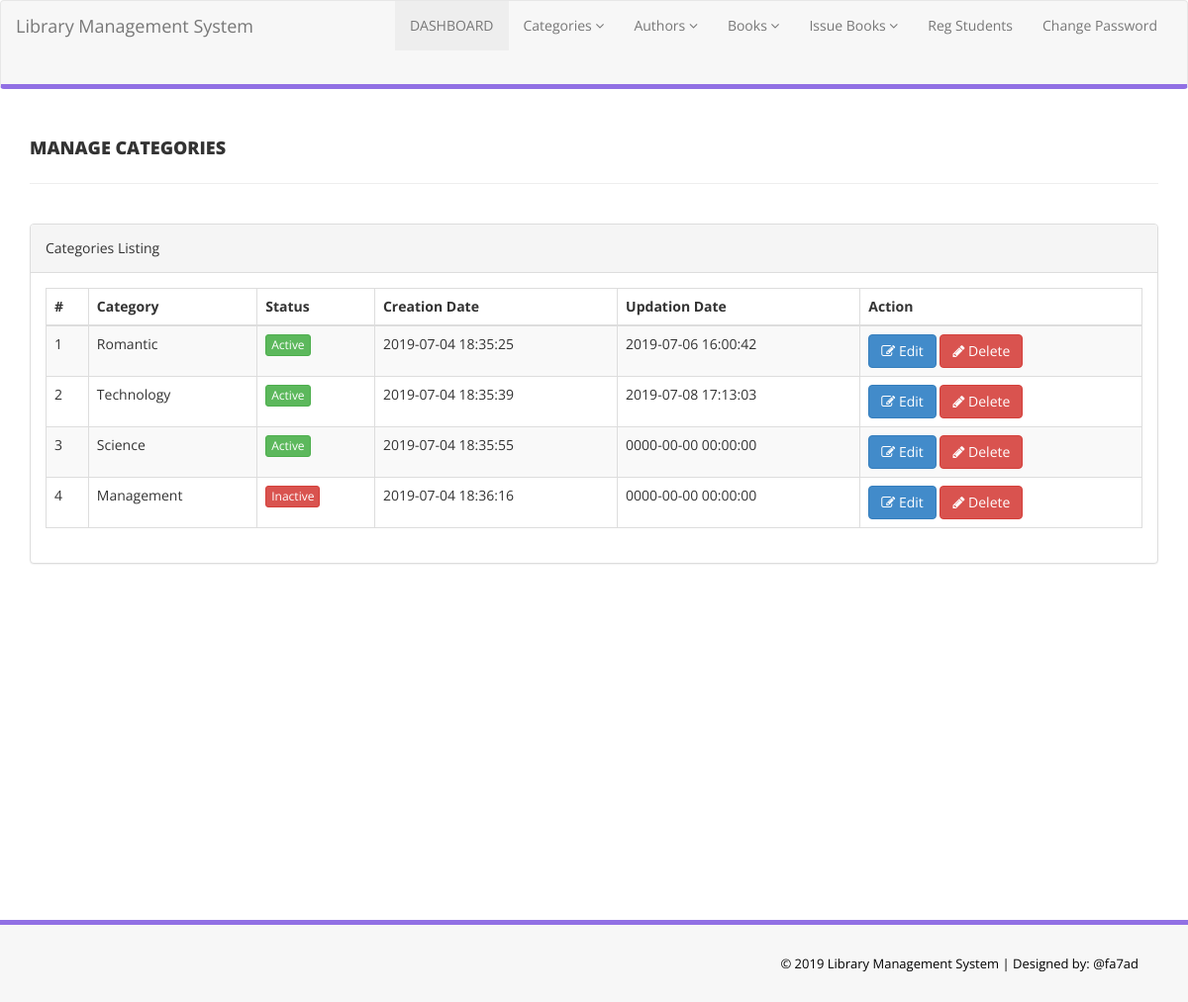
The page /app/src/admin/manage-categories.php (signed in) on the database its author committed.
### tables this page shows
CREATE TABLE `tblcategory` (
  `id` int(11) NOT NULL,
  `CategoryName` varchar(150) DEFAULT NULL,
  `Status` int(1) DEFAULT NULL,
  `CreationDate` timestamp NULL DEFAULT CURRENT_TIMESTAMP,
  `UpdationDate` timestamp NULL DEFAULT '0000-00-00 00:00:00' ON UPDATE CURRENT_TIMESTAMP
);

### app/src/admin/manage-categories.php (the view, shortened to what this page needs)
<?php
include('includes/config.php');
?>
<!DOCTYPE html>
<html lang="en">
<head>
    <link href="assets/css/bootstrap.css" rel="stylesheet" />
    <link href="assets/css/font-awesome.css" rel="stylesheet" />
    <link href="assets/js/dataTables/dataTables.bootstrap.css" rel="stylesheet" />
    <link href="assets/css/style.css" rel="stylesheet" />
</head>
<body>
    <?php include('includes/header.php'); ?>
    <div class="content-wrapper">
        <div class="container">
            <div class="row pad-botm">
                <div class="col-md-12">
                    <h4 class="header-line">Manage Categories</h4>
                </div>
                <div class="row">
                </div>
            </div>
            <div class="row">
                <div class="col-md-12">
                    <div class="panel panel-default">
                        <div class="panel-heading">
                            Categories Listing
                        </div>
                        <div class="panel-body">
                            <div class="table-responsive">
                                <table class="table table-striped table-bordered table-hover" id="dataTables-example">
                                    <thead>
                                        <tr>
                                            <th>#</th>
                                            <th>Category</th>
                                            <th>Status</th>
                                            <th>Creation Date</th>
                                            <th>Updation Date</th>
                                            <th>Action</th>
                                        </tr>
                                    </thead>
                                    <tbody>
                                        <?php $sql = "SELECT * from  tblcategory";
                                        $query = $dbh->prepare($sql);
                                        $query->execute();
                                        $results = $query->fetchAll(PDO::FETCH_OBJ);
                                        $cnt = 1;
                                        if ($query->rowCount() > 0) {
                                            foreach ($results as $result) {               ?>
                                                <tr class="odd gradeX">
                                                    <td class="center"><?php echo htmlentities($cnt); ?></td>
                                                    <td class="center"><?php echo htmlentities($result->CategoryName); ?></td>
                                                    <td class="center"><?php if ($result->Status == 1) { ?>
                                                            <a href="#" class="btn btn-success btn-xs">Active</a>
                                                        <?php } else { ?>
                                                            <a href="#" class="btn btn-danger btn-xs">Inactive</a>
                                                        <?php } ?></td>
                                                    <td class="center"><?php echo htmlentities($result->CreationDate); ?></td>
                                                    <td class="center"><?php echo htmlentities($result->UpdationDate); ?></td>
                                                    <td class="center">
                                                        <a href="edit-category.php?catid=<?php echo htmlentities($result->id); ?>"><button class="btn btn-primary"><i class="fa fa-edit "></i> Edit</button>
                                                            <a href="manage-categories.php?del=<?php echo htmlentities($result->id); ?>" onclick="return confirm('Are you sure you want to delete?');"" >  <button class=" btn btn-danger"><i class="fa fa-pencil"></i> Delete</button>
                                                    </td>
                                                </tr>
                                        <?php $cnt = $cnt + 1;
                                            }
                                        } ?>
                                    </tbody>
                                </table>
                            </div>
                        </div>
                    </div>
                </div>
            </div>
        </div>
    </div>
    <?php include('includes/footer.php'); ?>
</body>
</html>

### app/src/admin/includes/header.php (shortened to what this page needs)
<nav class="navbar navbar-default menu-section">
    <div class="container-fluid">
        <div class="navbar-header">
            <a href='/' class="navbar-brand">
                Library Management System
            </a>
        </div>
        <div class="navbar-collapse collapse ">
            <ul class="nav navbar-nav navbar-right">
                <li><a href="dashboard.php" class="menu-top-active">DASHBOARD</a></li>
                <li>
                    <a href="#" class="dropdown-toggle" id="ddlmenuItem" data-toggle="dropdown"> Categories <i class="fa fa-angle-down"></i></a>
                </li>
                <li>
                    <a href="#" class="dropdown-toggle" id="ddlmenuItem" data-toggle="dropdown"> Authors <i class="fa fa-angle-down"></i></a>
                </li>
                <li>
                    <a href="#" class="dropdown-toggle" id="ddlmenuItem" data-toggle="dropdown"> Books <i class="fa fa-angle-down"></i></a>
                </li>
                <li>
                    <a href="#" class="dropdown-toggle" id="ddlmenuItem" data-toggle="dropdown"> Issue Books <i class="fa fa-angle-down"></i></a>
                </li>
                <li><a href="reg-students.php">Reg Students</a></li>
                <li><a href="change-password.php">Change Password</a></li>
            </ul>
        </div>
    </div>
</nav>

### app/src/admin/includes/footer.php
<section class="footer-section">
    &copy; 2019 Library Management System |<a href="https://github.com/fa7ad" target="_blank"> Designed by: @fa7ad</a>
</section>

### app/src/admin/assets/css/style.css (style rules this page uses)
.content-wrapper { margin-top: 40px; min-height:800px; padding-bottom:90px; }
.header-line { font-weight:900; padding-bottom:25px; border-bottom:1px solid #eeeeee; text-transform:uppercase; }
.pad-botm { padding-bottom:30px; }
.menu-section { background-color: #f7f7f7; border-bottom:5px solid #9170E4; width:100% }
.menu-top-active { background-color:#eeeeee; }
.navbar { min-height: 90px; margin-bottom: 0px; }
.footer-section { padding:25px 50px 25px 50px; color:#000; font-size:13px; background-color: #f7f7f7; text-align:right; border-top:5px solid #9170E4; }
.footer-section a, .footer-section a:hover { color:#000; }

### rows shown on the page
tblcategory: CategoryName "Romantic", Status "Active", CreationDate "2019-07-04 18:35:25", UpdationDate "2019-07-06 16:00:42"
tblcategory: CategoryName "Technology", Status "Active", CreationDate "2019-07-04 18:35:39", UpdationDate "2019-07-08 17:13:03"
tblcategory: CategoryName "Science", Status "Active", CreationDate "2019-07-04 18:35:55", UpdationDate "0000-00-00 00:00:00"
tblcategory: CategoryName "Management", Status "Inactive", CreationDate "2019-07-04 18:36:16", UpdationDate "0000-00-00 00:00:00"
